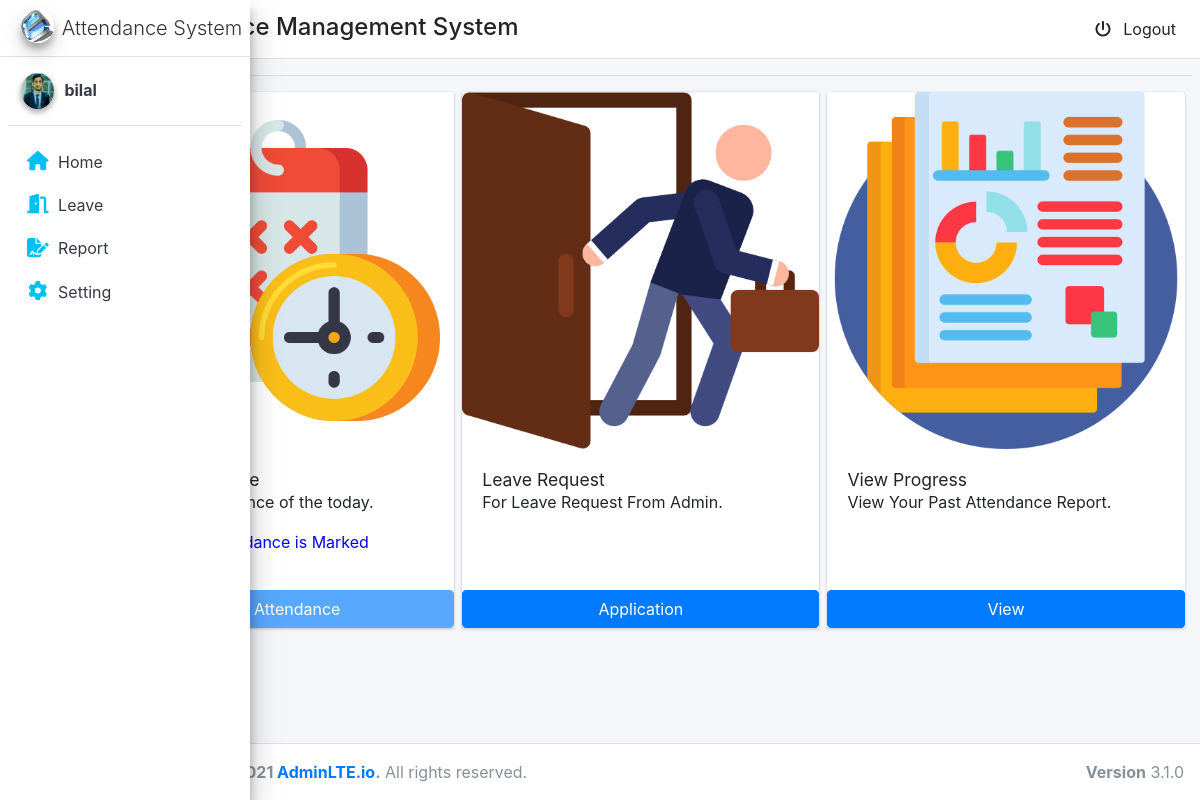
The page /student/ (signed in) on the database its author committed.
### account/models.py (models this page shows, shortened)
class MyUser(AbstractUser):
    USER_TYPE_CHOICES = (
        (1, 'student'),
        (2, 'admin'),
    )
    email = models.EmailField(verbose_name='Email', max_length=60, unique=True)
    user_type = models.PositiveSmallIntegerField(choices=USER_TYPE_CHOICES,default='1')
    phone=models.IntegerField(blank=True,null=True)
    picture = models.ImageField(upload_to='static/image/profile_pic/', null=True,blank=True)
    USERNAME_FIELD = 'email'
    username=None
    REQUIRED_FIELDS = []
    objects = CustomUserManager()

### students/views.py (the view)
# urls.py: path('',views.student_home,name='student_home'),
def student_home(request):
    return render(request,'student_home.html')

### students/templates/student_home.html (shortened to what this page needs)
{% extends 'base.html' %}
{% load static %}
{% block content %}
<div class="container">
    <div class="card-group">
        <div class="card ml-2">
            <img src="{% static 'image/attendance.png' %}" class="card-img-top" alt="...">
            <div class="card-body">
                <h5 class="card-title">Mark Attendance</h5>
                <p class="card-text">Enter the attendance of the today.</p>
                <div id="attendance_div" class="custom-control custom-switch">
                </div>
            </div>
            <button id="mark_attendance" class="btn btn-primary">Mark Attendance</button>
        </div>
        <div class="card ml-2">
            <img src="{% static 'image/exit.png' %}" class="card-img-top" alt="...">
            <div class="card-body">
                <h5 class="card-title">Leave  Request</h5>
                <p class="card-text">For Leave Request From Admin.</p><br>
            </div>
            <a href="{% url 'leave' %}" class="btn btn-primary">Application</a>
        </div>
        <div class="card ml-2">
            <img src="{% static 'image/report.png' %}" class="card-img-top" alt="...">
            <div class="card-body">
                <h5 class="card-title">View Progress</h5>
                <p class="card-text">View Your Past Attendance Report.</p>
            </div>
            <a href="{% url 'attendance_table' %}" class="btn btn-primary">View</a>
        </div>
    </div>
</div>
{% endblock content %}

### templates/components/sidebar.html (shortened to what this page needs)
{% load cache %}
{% load static %}
<aside id="side_bar" class="main-sidebar sidebar-light-primary  elevation-4 ">
    <a href="" class="brand-link ">
        <img src="{% static 'image/ezi.jpg' %}" alt="AdminLTE Logo" class="brand-image img-circle elevation-3">
        <span class="brand-text font-weight-light text-center">Attendance System</span>
    </a>
    <div id="sidebarmenu">
        <div class="sidebar">
            <div class="user-panel mt-3 pb-3 mb-3 d-flex">
                <div class="image">
                    {% if request.user.picture %}
                    <img src="/{{request.user.picture}}" class="img-circle elevation-2" alt="Image">
                    {% else %}
                    <img src="{% static 'image/avatar3.png' %}" class="img-circle elevation-2" alt="Image">
                    {% endif %}
                </div>
                <div class="info">
                    <a href="" class="d-block"><strong>{{request.user.first_name}}</strong></a>
                </div>
            </div>
            <nav class="mt-2">
                <ul class="nav nav-pills nav-sidebar flex-column" data-widget="treeview" role="menu"
                    data-accordion="false">
                  {% if  request.user.user_type == 1 %}
                    <li class="nav-item">
                        <a href="{% url 'student_home' %}"
                            class="nav-link">
                            <i style="color: #00c0ef;" class="nav-icon fa fa-home"></i>
                            <p class="">
                                Home
                            </p>
                        </a>
                    </li>
                    <li class="nav-item">
                        <a href="{% url 'leave_table' %}" class="nav-link ">
                            <i style="color: #00c0ef;" class="nav-icon fas fa-door-open"></i>
                            <p>Leave </p>
                        </a>
                    </li>
                    <li class="nav-item">
                        <a href="{% url 'attendance_table' %}" class="nav-link ">
                            <i style="color: #00c0ef;" class="nav-icon fas fa-file-signature"></i>
                            <p>Report </p>
                        </a>
                    </li>
                    <li class="nav-item">
                        <a href="{% url 'update_profile' %}" class="nav-link ">
                            <i style="color: #00c0ef;" class="nav-icon fas fa-cog"></i>
                            <p>Setting</p>
                        </a>
                    </li>
                  {%endif %}
            </nav>
        </div>
    </div>
</aside>

### rows shown on the page
MyUser: user.picture (picture), user.first_name "bilal"
